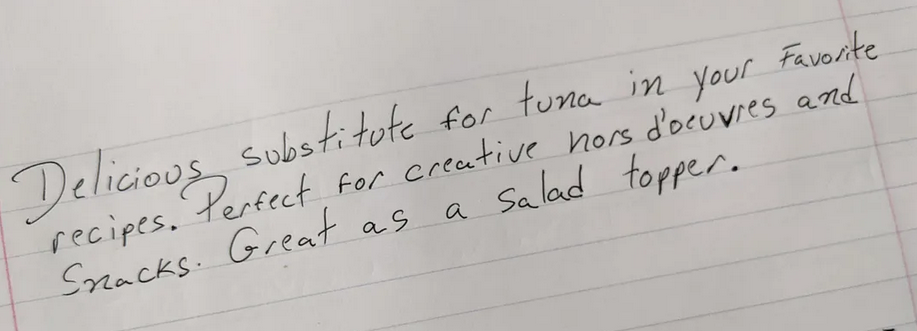
#> input picture handwritten.png, 917 x 331 px
$ jupyter execute test.ipynb   (shell and % lines are left out)
#> lines starting #> are read from the running program, lines starting #| are printed output that depends on the picture
[cell 1]
import cv2
import pytesseract

pytesseract.pytesseract.tesseract_cmd = "C:\Program Files\Tesseract-OCR\tesseract.exe’"

[cell 2]
def pre_process_image(image):
    """This function will pre-process a image with: cv2 & deskew
    so it can be process by tesseract"""
#> called with image = 'handwritten.png'
    img = cv2.imread(image)
#> img is the input picture: shape (331, 917, 3); mean B, G, R 185.4, 188.5, 192.5
    img = cv2.resize(img, None, fx=.3, fy=.3) #resize using percentage
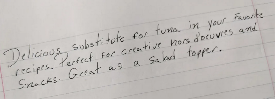
#> img: shape (99, 275, 3); mean B, G, R 185.4, 188.5, 192.5
    img = cv2.cvtColor(img, cv2.COLOR_BGR2RGB) #change color format from BGR to RGB
    img = cv2.cvtColor(img, cv2.COLOR_BGR2GRAY) #format image to gray scale
#> img: shape (99, 275)
    img = cv2.adaptiveThreshold(img, 255, cv2.ADAPTIVE_THRESH_GAUSSIAN_C, cv2.THRESH_BINARY, 5, 11) #to remove background
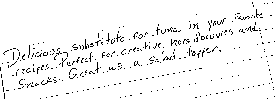
#> img: shape (99, 275); 95.6% white; black in thin lines or dots
    return img

#pass the deskew image
processed_img = pre_process_image("handwritten.png")
#save the processed image to a imagae .png file
cv2.imwrite("handScript.png",processed_img)
#> Out = True
